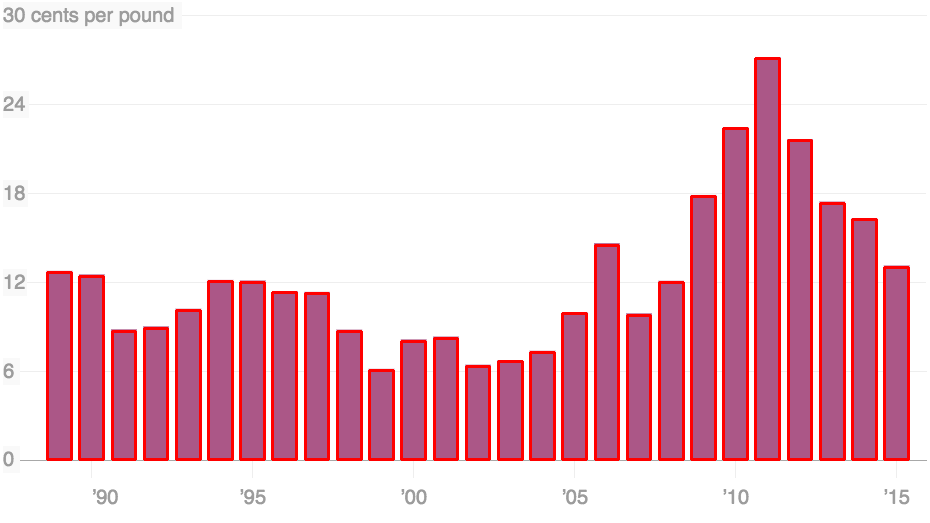
#> input picture EkJWuovAl.png, 930 x 523 px
$ python -i preprocess.py   (imports and definitions only)
#> lines starting #> are read from the running program, lines starting #| are printed output that depends on the picture; after the words box and inside, x2 and y2 are one past the last pixel; in counts of white or black regions, pixels touching at a corner belong together
import cv2
import numpy as np
from show_bb import show_boundingBoxes

def apply_mask(img_bgr, img_mask):
    b, g, r = cv2.split(img_bgr)
    b *= img_mask
    g *= img_mask
    r *= img_mask
    return cv2.merge((b, g, r))


def background_remove(img):
    gray = cv2.cvtColor(img, cv2.COLOR_BGR2GRAY)
    # cv2.imshow('gray', gray)
    # Otsu's thresholding
    ret, thresh = cv2.threshold(gray, 0, 255, cv2.THRESH_BINARY + cv2.THRESH_OTSU)
    # cv2.imshow('thresh', thresh)
    thresh -= 255
    thresh_mask = np.copy(thresh)
    thresh *= 255
    # cv2.waitKey(0)
    return apply_mask(img, thresh_mask)


def apply_preprocessing(original_image,csv_file):


    # 1 passo: preenchemos de branco as areas ref a textos
    temp_image = np.copy(original_image)
    temp_image,legend_bbs, legend_txts, x_labels,y_labels = show_boundingBoxes(temp_image, csv_file)

    # 2 passo: aplicar operacao de fechamento (dilatacao)
    kernel = np.ones((5, 5), np.uint8)
    temp_image = cv2.morphologyEx(temp_image, cv2.MORPH_CLOSE, kernel)
    # [9 lines of commented-out code are left out]

    return temp_image, legend_bbs, legend_txts, x_labels,y_labels

>>> import cv2
>>> picture = cv2.imread('EkJWuovAl.png')
#> picture is the input picture: shape (523, 930, 3); mean B, G, R 212.1, 202.3, 236.9
>>> result = background_remove(picture)
#> in background_remove, `gray = cv2.cvtColor(img, cv2.COLOR_BGR2GRAY)`:
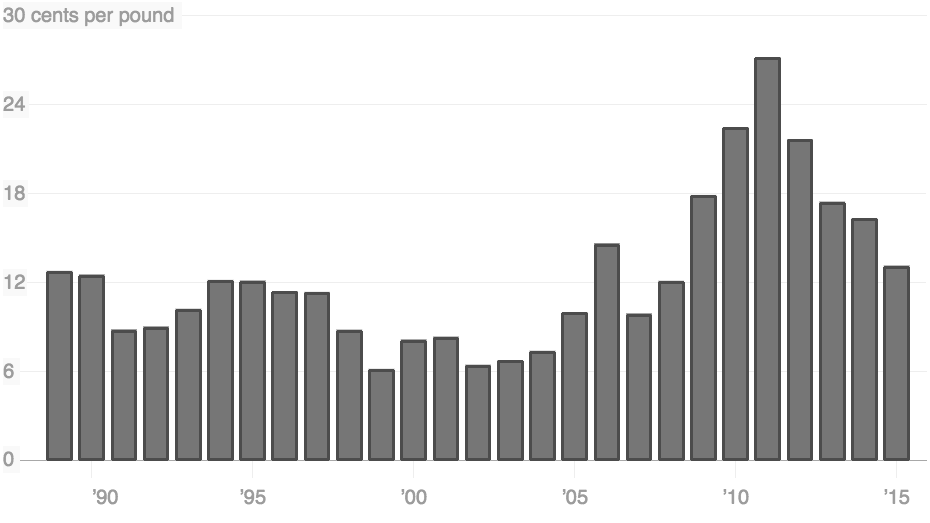
#> gray: shape (523, 930); min 76, max 255, mean 213.8
#> in background_remove, `ret, thresh = cv2.threshold(gray, 0, 255, cv2.THRESH_BINARY + cv2.THRE..`:
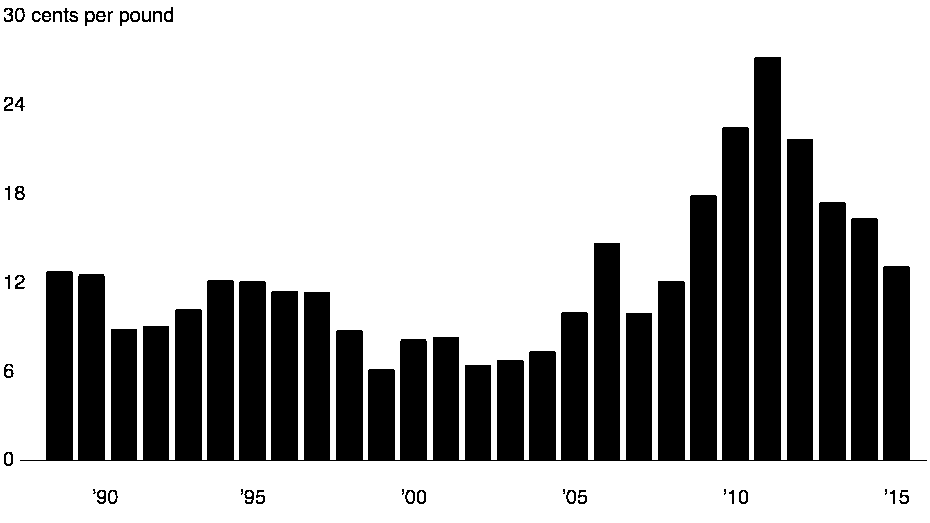
#> thresh: shape (523, 930); 72.1% white; 42 black regions (6 under 20 px), largest, box (x1, y1, x2, y2) and area: (20, 57, 927, 461) 133534, (15, 186, 25, 200) 81, (244, 490, 254, 504) 76
#> in background_remove, `ret, thresh = cv2.threshold(gray, 0, 255, cv2.THRESH_BINARY + cv2.THRE..`: ret = 181
#> in apply_mask, `b, g, r = cv2.split(img_bgr)`:
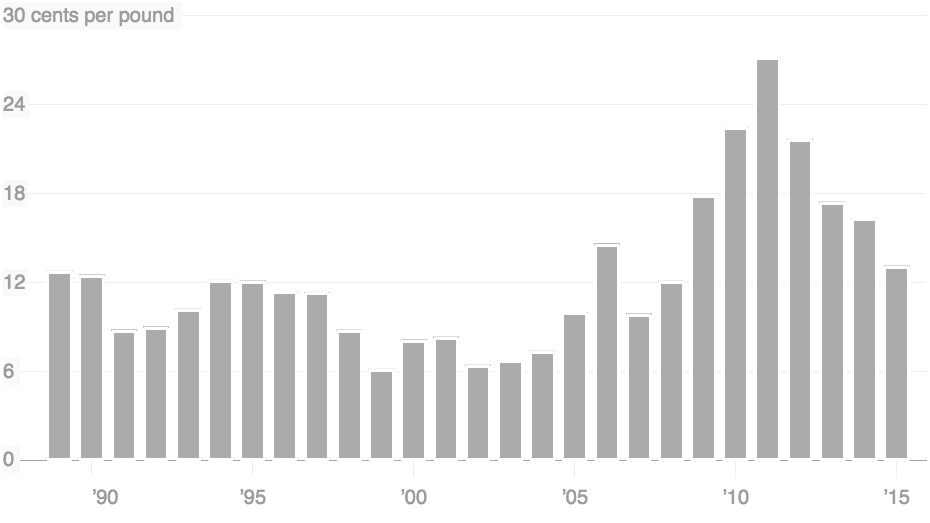
#> r: shape (523, 930); min 156, max 255, mean 236.9
#> in apply_mask, `b *= img_mask`:
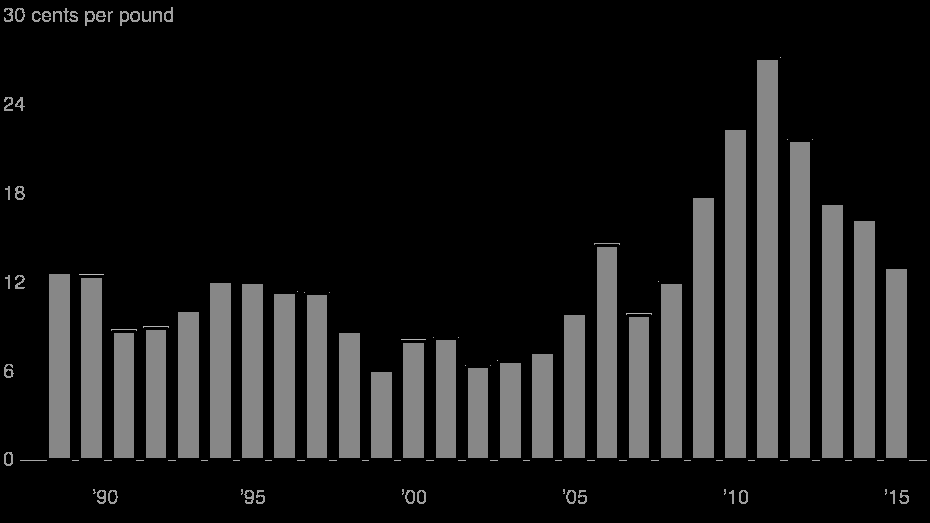
#> b: shape (523, 930); min 0, max 190, mean 28.6
#> in apply_mask, `g *= img_mask`:
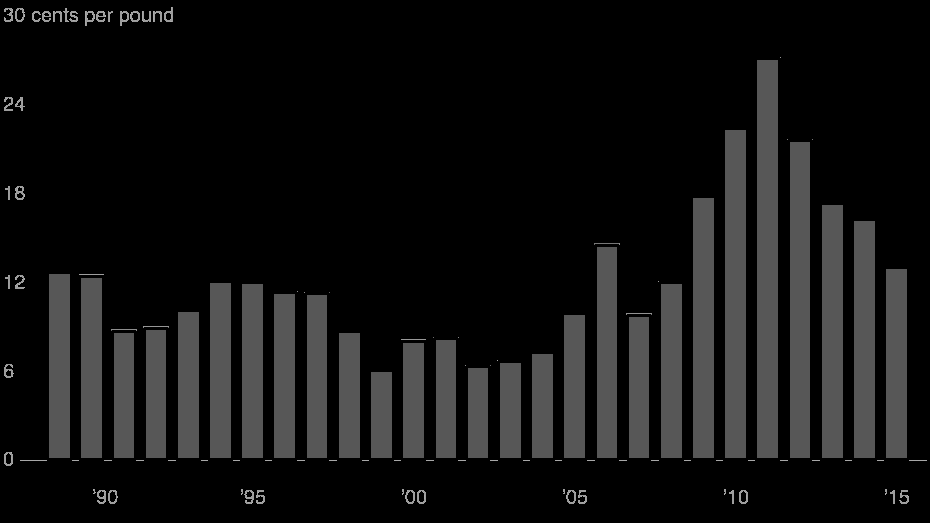
#> g: shape (523, 930); min 0, max 181, mean 18.7
#> in apply_mask, `r *= img_mask`:
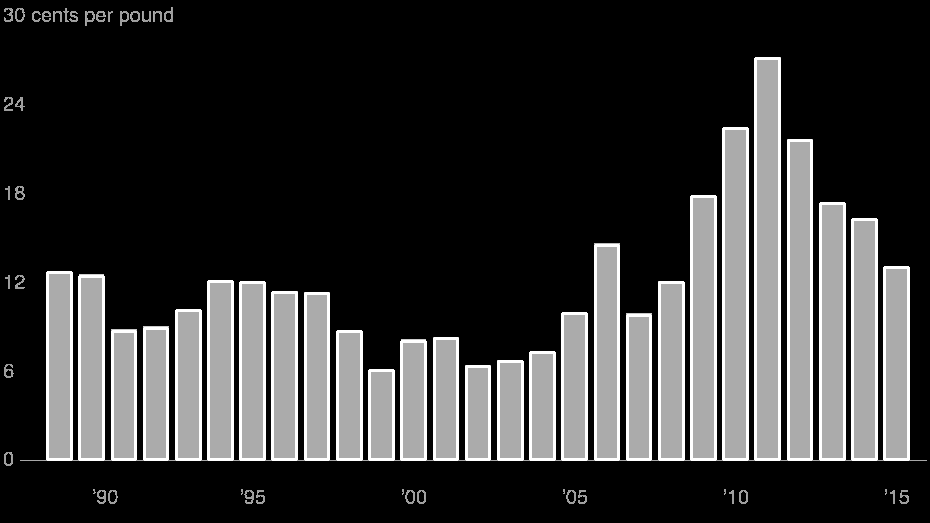
#> r: shape (523, 930); min 0, max 255, mean 53.4
#> in apply_mask, `return cv2.merge((b, g, r))`:
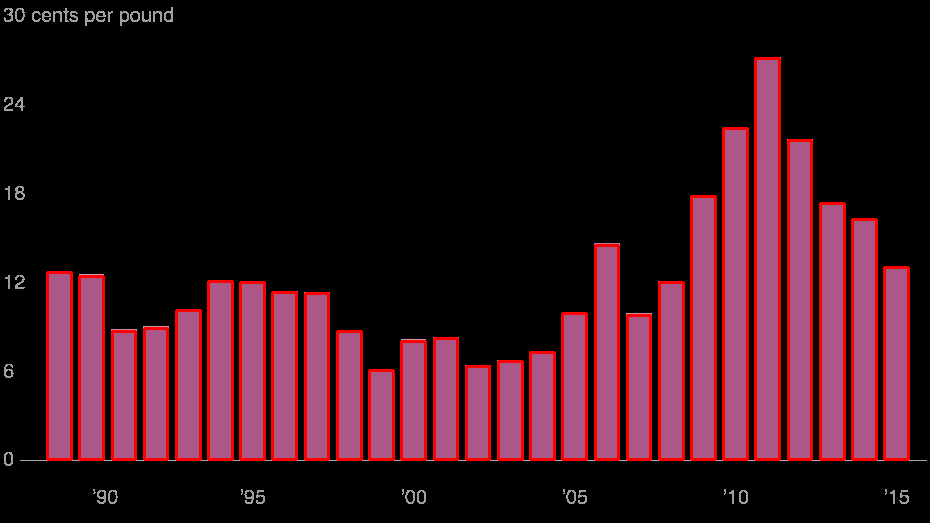
#> returned value: shape (523, 930, 3); mean of channels 0, 1, 2 28.6, 18.7, 53.4; drawn as B, G, R

$ run again, on EkjhKrQFg.png
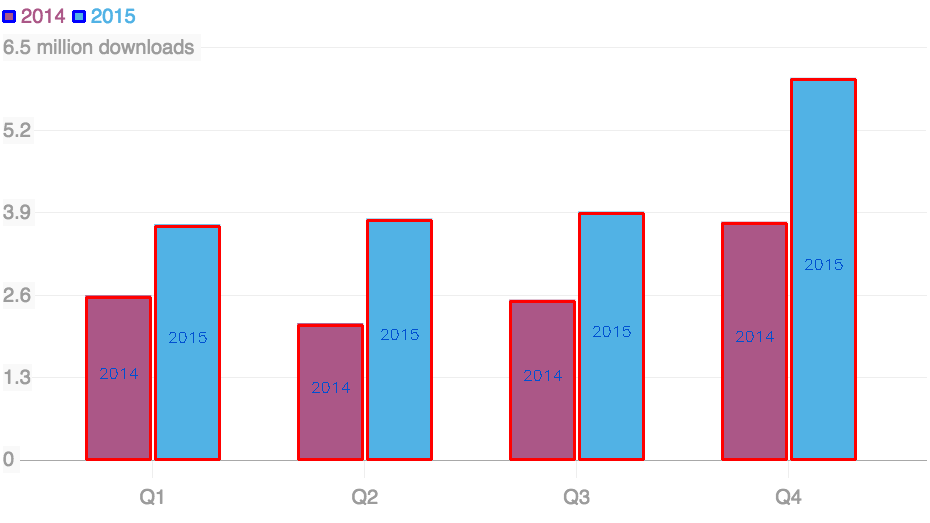
#> input picture EkjhKrQFg.png, 930 x 523 px
#> picture is the input picture: shape (523, 930, 3); mean B, G, R 233.1, 221.7, 222.8
#> in background_remove, `ret, thresh = cv2.threshold(gray, 0, 255, cv2.THRESH_BINARY + cv2.THRE..`:
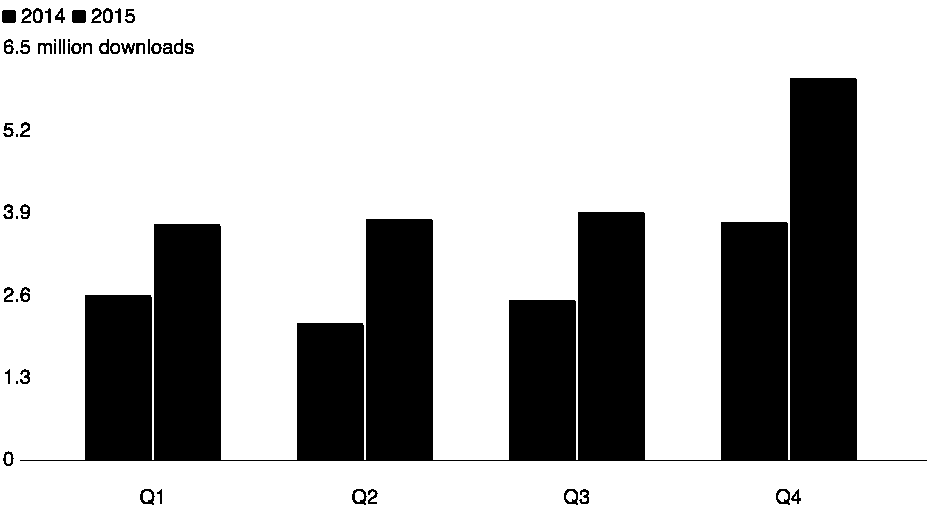
#> thresh: shape (523, 930); 74.2% white; 53 black regions (7 under 20 px), largest, box (x1, y1, x2, y2) and area: (20, 78, 927, 461) 121965, (2, 10, 16, 23) 178, (72, 10, 86, 23) 178
#> ret = 194
#> in apply_mask, `return cv2.merge((b, g, r))`:
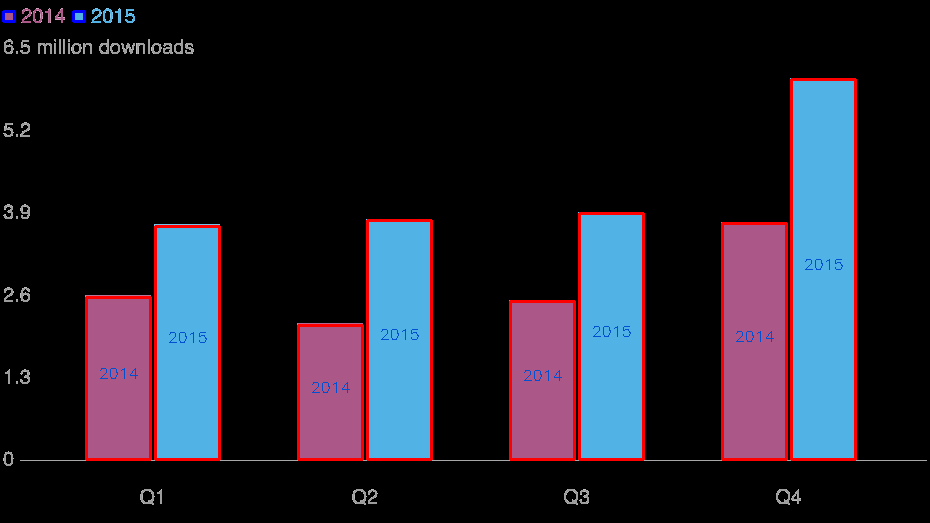
#> returned value: shape (523, 930, 3); mean of channels 0, 1, 2 44.1, 32.8, 33.8; drawn as B, G, R
